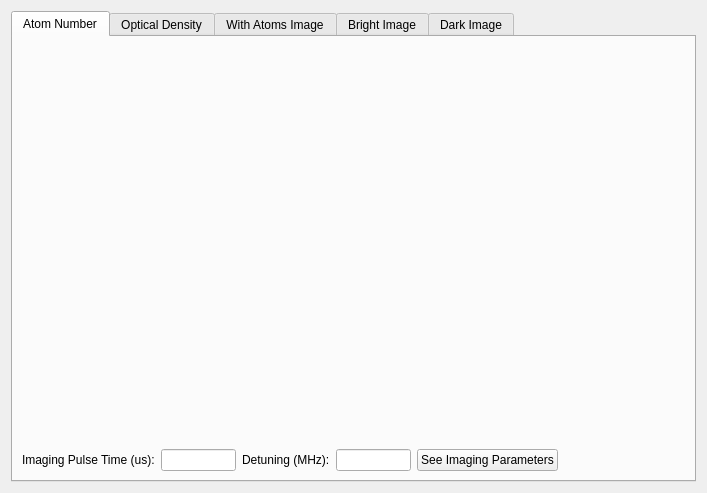
<?xml version="1.0" encoding="UTF-8"?>
<ui version="4.0">
 <class>AbsorptionViewWidget</class>
 <widget class="QWidget" name="AbsorptionViewWidget">
  <property name="geometry">
   <rect>
    <x>0</x>
    <y>0</y>
    <width>707</width>
    <height>493</height>
   </rect>
  </property>
  <property name="windowTitle">
   <string>Form</string>
  </property>
  <layout class="QGridLayout" name="gridLayout">
   <item row="0" column="0">
    <widget class="QTabWidget" name="tabWidget">
     <property name="currentIndex">
      <number>0</number>
     </property>
     <widget class="QWidget" name="N_tab">
      <attribute name="title">
       <string>Atom Number</string>
      </attribute>
      <layout class="QGridLayout" name="gridLayout_2">
       <item row="0" column="0">
        <widget class="ImageViewEditor" name="N_view_editor" native="true">
         <property name="sizePolicy">
          <sizepolicy hsizetype="Preferred" vsizetype="Preferred">
           <horstretch>0</horstretch>
           <verstretch>1</verstretch>
          </sizepolicy>
         </property>
        </widget>
       </item>
       <item row="1" column="0">
        <layout class="QHBoxLayout" name="horizontalLayout">
         <item>
          <widget class="QLabel" name="pulse_time_label">
           <property name="text">
            <string>Imaging Pulse Time (us):</string>
           </property>
          </widget>
         </item>
         <item>
          <widget class="QLineEdit" name="pulse_time_lineEdit">
           <property name="maximumSize">
            <size>
             <width>75</width>
             <height>16777215</height>
            </size>
           </property>
          </widget>
         </item>
         <item>
          <widget class="QLabel" name="detuning_label">
           <property name="text">
            <string>Detuning (MHz):</string>
           </property>
          </widget>
         </item>
         <item>
          <widget class="QLineEdit" name="detuning_lineEdit">
           <property name="maximumSize">
            <size>
             <width>75</width>
             <height>16777215</height>
            </size>
           </property>
          </widget>
         </item>
         <item>
          <widget class="QPushButton" name="imaging_parameters_pushButton">
           <property name="text">
            <string>See Imaging Parameters</string>
           </property>
          </widget>
         </item>
         <item>
          <spacer name="horizontalSpacer">
           <property name="orientation">
            <enum>Qt::Horizontal</enum>
           </property>
           <property name="sizeHint" stdset="0">
            <size>
             <width>40</width>
             <height>20</height>
            </size>
           </property>
          </spacer>
         </item>
        </layout>
       </item>
      </layout>
     </widget>
     <widget class="QWidget" name="OD_tab">
      <attribute name="title">
       <string>Optical Density</string>
      </attribute>
      <layout class="QGridLayout" name="gridLayout_3">
       <item row="0" column="0">
        <widget class="ImageViewEditor" name="OD_view_editor" native="true"/>
       </item>
      </layout>
     </widget>
     <widget class="QWidget" name="atom_tab">
      <attribute name="title">
       <string>With Atoms Image</string>
      </attribute>
      <layout class="QGridLayout" name="gridLayout_4">
       <item row="0" column="0">
        <widget class="ImageViewEditor" name="atom_view_editor" native="true"/>
       </item>
      </layout>
     </widget>
     <widget class="QWidget" name="bright_tab">
      <attribute name="title">
       <string>Bright Image</string>
      </attribute>
      <layout class="QGridLayout" name="gridLayout_6">
       <item row="0" column="0">
        <widget class="ImageViewEditor" name="bright_view_editor" native="true"/>
       </item>
      </layout>
     </widget>
     <widget class="QWidget" name="dark_tab">
      <attribute name="title">
       <string>Dark Image</string>
      </attribute>
      <layout class="QGridLayout" name="gridLayout_5">
       <item row="0" column="0">
        <widget class="ImageViewEditor" name="dark_view_editor" native="true"/>
       </item>
      </layout>
     </widget>
    </widget>
   </item>
  </layout>
 </widget>
 <customwidgets>
  <customwidget>
   <class>ImageViewEditor</class>
   <extends>QWidget</extends>
   <header>imagevieweditor</header>
   <container>1</container>
  </customwidget>
 </customwidgets>
 <resources/>
 <connections/>
</ui>
